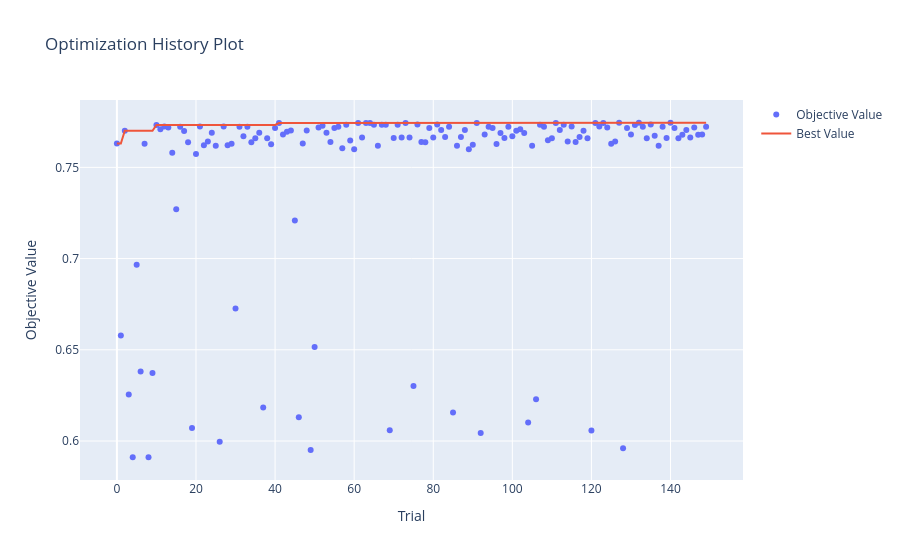

Here is the notebook cell this chart was saved with:
### Markdown cell above
Gráfico com visualização do histórico de otimização do optuna para o modelo GaussNB.

### Code cell
vis.plot_optimization_history(objeto_de_estudo_gaussNB)

### Figure 1 — Plotly figure (JSON) as saved in the notebook; plotly's stock layout.template omitted (floating-point values rounded to 4 significant figures; data arrays with more than 128 entries replaced by an {"elided": "..."} marker saying what was removed)
{"data": [{"mode": "markers", "name": "Objective Value", "type": "scatter", "x": {"elided": "150 int values"}, "y": {"elided": "150 float values"}}, {"mode": "lines", "name": "Best Value", "type": "scatter", "x": {"elided": "150 int values"}, "y": {"elided": "150 float values"}}, {"marker": {"color": "#cccccc"}, "mode": "markers", "name": "Infeasible Trial", "showlegend": false, "type": "scatter", "x": [], "y": []}], "layout": {"title": {"text": "Optimization History Plot"}, "xaxis": {"title": {"text": "Trial"}}, "yaxis": {"title": {"text": "Objective Value"}}}}
